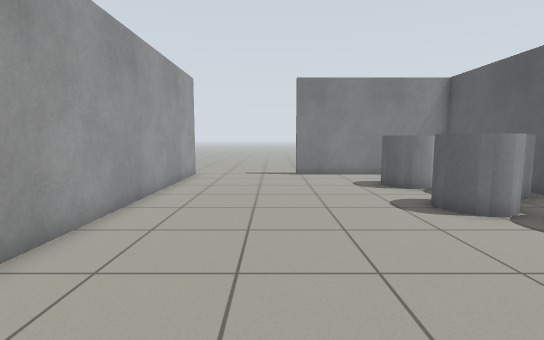
view 1 (above)

20 first-person views from a walk through a robot-simulator world made for Gazebo. The camera is 0.94 m above the floor, tilts 6° down and sees 85° across. The floor is counted in squares, 0.5 m on a side. Each view is taken from the middle of a square. On the plan, view 1 faces up. The plan holds only what a view shows up to about 16 squares ahead; the rest is blank.

view 2
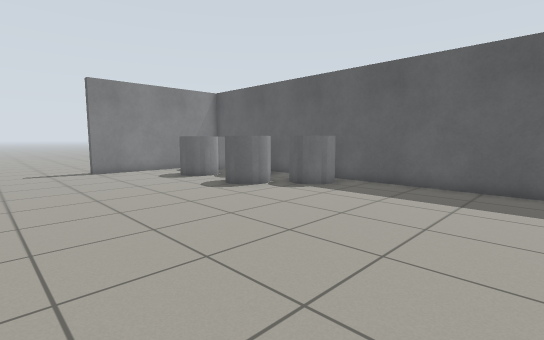

view 3
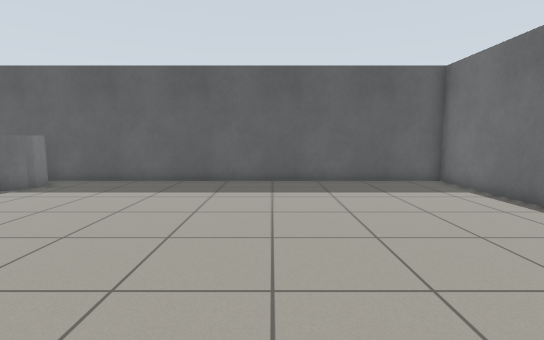

view 4
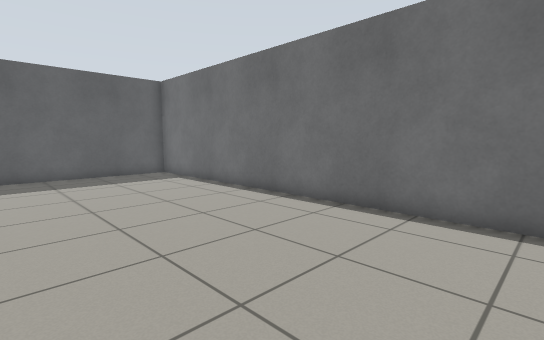

view 5
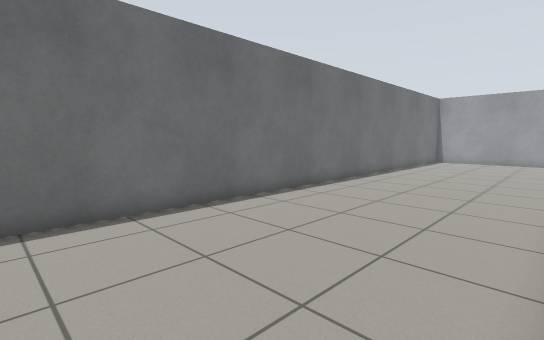

view 6
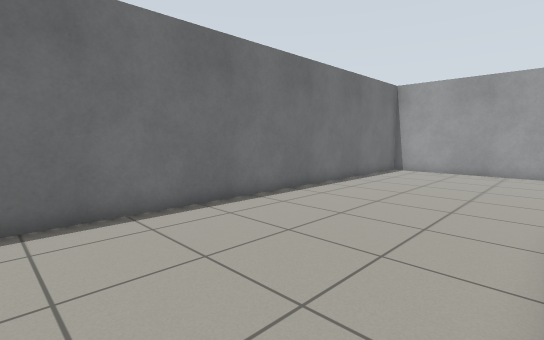

view 7
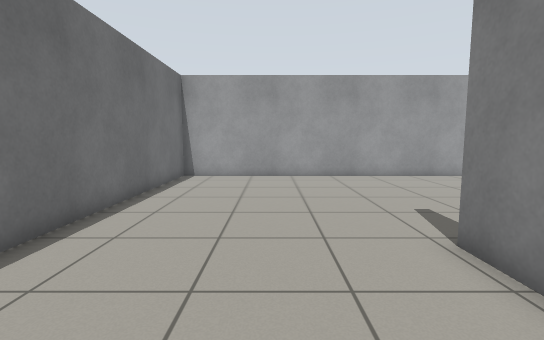

view 8
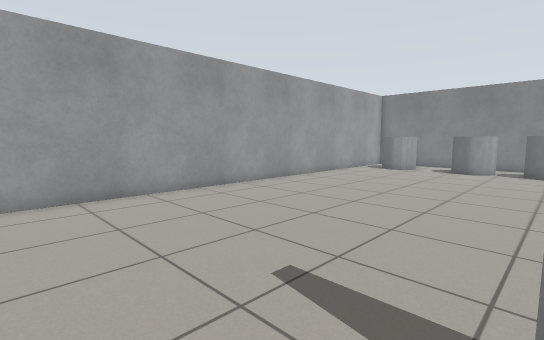

view 9
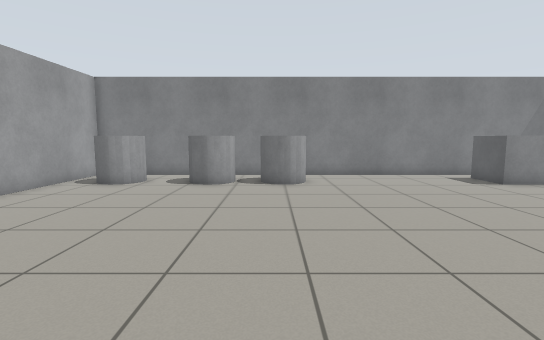

view 10
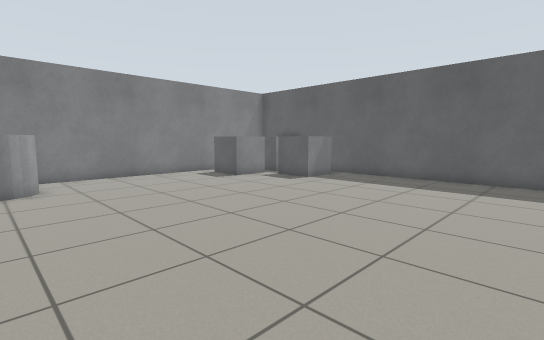

view 11
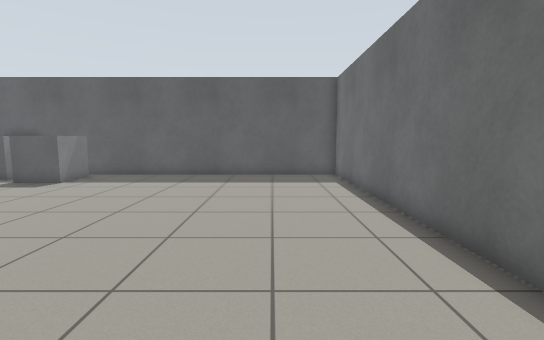

view 12
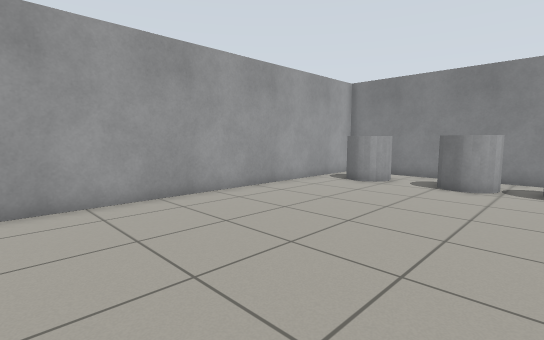

view 13
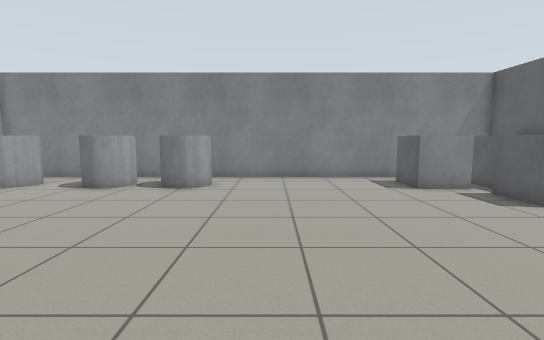

view 14
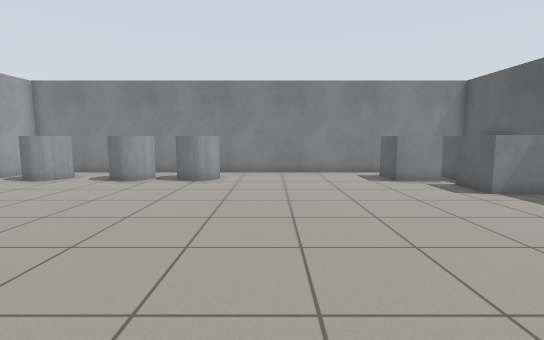

view 15
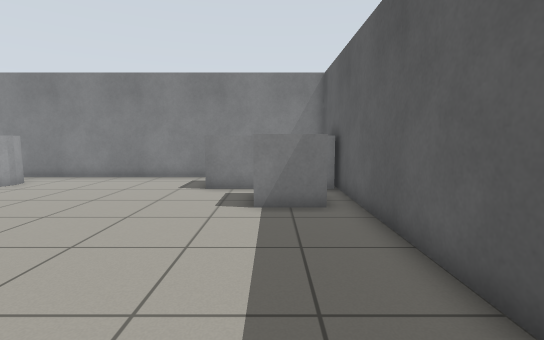

view 16
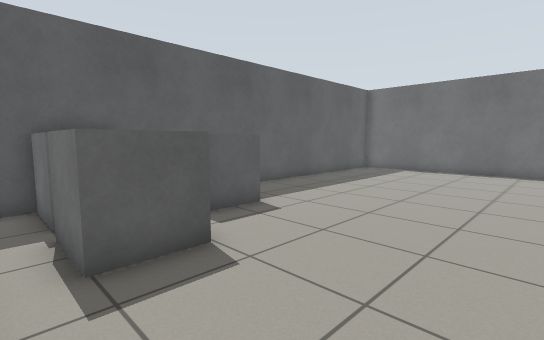

view 17
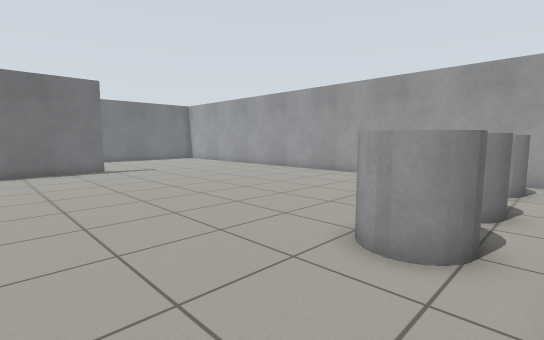

view 18
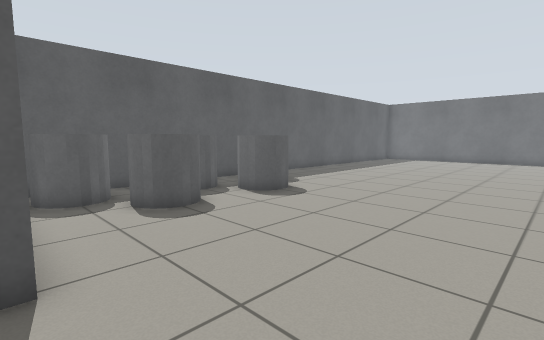

view 19
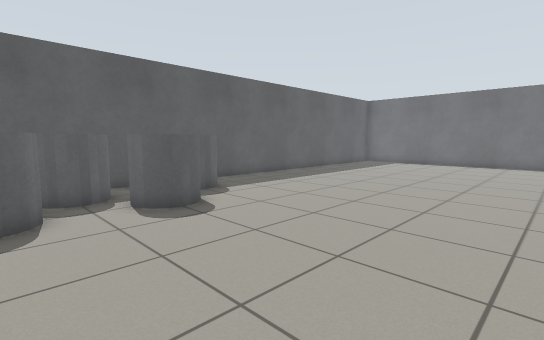

view 20
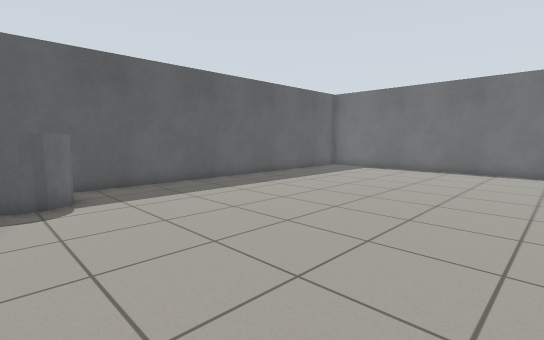

### Floor plan
Points are (right, up) in squares from view 1. A wall is a line through its corners. A room is listed if a view was taken in it or the views show most of it. See-through windows are left out.
Room 1 (views 1, 2, 3, 4, 5, 6, 7, 8, 9, 10, 11, 12, 13, 14, 15, 16, 17, 19, 20)
walls: (-16.4, -3.7) (-18.1, -3.7); (-17.8, -3.3) (-4.5, -3.3) (-4.5, 15.5) (-28, 15.5) (-28, -11.5) (9.1, -11.5) (9.1, 15.5) (1.3, 15.5); (-4.1, 15.9) (-4.1, 4.3)
ways out: opening at (-1, 16) to room 2
objects: grey cylinder (-26, 12) to (-25, 14); grey cylinder (-22, 12) to (-21, 14); grey cylinder (-19, 12) to (-18, 14); grey box (-9, 12) to (-8, 14); grey box (-7, 9) to (-6, 11); grey box (-6, 12) to (-5, 14); grey cylinder (5, 7) to (6, 9); grey cylinder (5, 11) to (6, 13); grey cylinder (7, 5) to (8, 7); grey cylinder (7, 9) to (8, 11); grey cylinder (7, 13) to (7, 15)
Room 2 (view 18)
walls: (1.3, 15.5) (1.3, 16)
ways out: opening at (-1, 16) to room 1

Where each view was taken, in squares from view 1:
view 1: 0 up, 0 right, facing up
view 2: 2 down, 3 left, facing up-right
view 3: 4 down, 4 left, facing right
view 4: 4 down, 7 left, facing down-right
view 5: 4 down, 2 left, facing down-left
view 6: 4 down, 10 left, facing down-left
view 7: 7 down, 13 left, facing left
view 8: 6 down, 18 left, facing up-left
view 9: 0 up, 19 left, facing up
view 10: 0 up, 19 left, facing up-right
view 11: 0 up, 20 left, facing right
view 12: 0 up, 19 left, facing up-left
view 13: 1 up, 15 left, facing up
view 14: 1 down, 15 left, facing up
view 15: 1 up, 7 left, facing up
view 16: 15 up, 14 left, facing down-right
view 17: 15 up, 13 left, facing down-left
view 18: 16 up, 3 left, facing down-right
view 19: 12 up, 3 left, facing down-right
view 20: 7 up, 3 left, facing down-right
